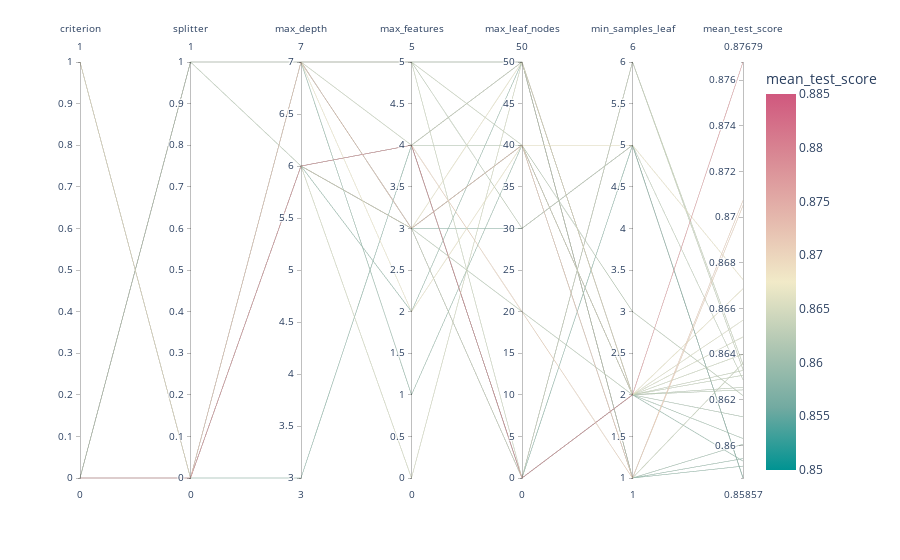

The notebook cell saved with this chart:
### Code cell
fig = px.parallel_coordinates(results_df_classifier, color="mean_test_score",
                             color_continuous_scale=px.colors.diverging.Tealrose,
                             color_continuous_midpoint=2,
                             range_color=(0.85, 0.885))
fig.show()
print("Criterion:" + "\n" + "0 = Gini or 1 = Entropy" + "\n\n" + "Splitter: " + "\n" + "0 = Best or 1 = Random" + "\n\n" + "Max Features: "+ "\n" + "0 = auto" )

### Figure 1 — Plotly figure (JSON) as saved in the notebook; plotly's stock layout.template omitted (floating-point values rounded to 4 significant figures)
{"data": [{"dimensions": [{"label": "criterion", "values": [0, 0, 0, 1, 0, 1, 0, 0, 0, 0, 0, 0, 0, 0, 0, 0, 0, 0, 0, 1, 1, 0, 0, 0, 1]}, {"label": "splitter", "values": [0, 0, 0, 0, 0, 0, 0, 0, 0, 0, 0, 0, 0, 1, 0, 0, 1, 0, 0, 0, 0, 1, 0, 0, 0]}, {"label": "max_depth", "values": [6, 7, 6, 7, 7, 6, 6, 7, 6, 7, 7, 7, 6, 7, 7, 6, 6, 7, 7, 6, 7, 7, 6, 7, 3]}, {"label": "max_features", "values": [4, 3, 4, 2, 3, 3, 0, 5, 4, 3, 4, 5, 3, 5, 5, 3, 4, 3, 3, 4, 1, 5, 2, 3, 4]}, {"label": "max_leaf_nodes", "values": [0, 40, 20, 40, 50, 40, 50, 0, 50, 0, 0, 40, 40, 30, 50, 20, 40, 0, 40, 50, 40, 50, 50, 30, 0]}, {"label": "min_samples_leaf", "values": [2, 1, 1, 5, 2, 2, 2, 2, 1, 6, 6, 2, 2, 5, 2, 2, 3, 2, 2, 1, 1, 2, 1, 5, 5]}, {"label": "mean_test_score", "values": [0.8768, 0.8707, 0.8705, 0.8673, 0.8669, 0.8655, 0.8648, 0.864, 0.8636, 0.8635, 0.8633, 0.8633, 0.8631, 0.8629, 0.8625, 0.8624, 0.8622, 0.8612, 0.8603, 0.86, 0.8594, 0.8593, 0.8591, 0.8586, 0.8586]}], "domain": {"x": [0, 1], "y": [0, 1]}, "line": {"color": [0.8768, 0.8707, 0.8705, 0.8673, 0.8669, 0.8655, 0.8648, 0.864, 0.8636, 0.8635, 0.8633, 0.8633, 0.8631, 0.8629, 0.8625, 0.8624, 0.8622, 0.8612, 0.8603, 0.86, 0.8594, 0.8593, 0.8591, 0.8586, 0.8586], "coloraxis": "coloraxis"}, "name": "", "type": "parcoords"}], "layout": {"coloraxis": {"cmax": 0.885, "cmid": 2, "cmin": 0.85, "colorbar": {"title": {"text": "mean_test_score"}}, "colorscale": [[0, "rgb(0, 147, 146)"], [0.1667, "rgb(114, 170, 161)"], [0.3333, "rgb(177, 199, 179)"], [0.5, "rgb(241, 234, 200)"], [0.6667, "rgb(229, 185, 173)"], [0.8333, "rgb(217, 137, 148)"], [1, "rgb(208, 88, 126)"]]}, "legend": {"tracegroupgap": 0}, "margin": {"t": 60}}}
